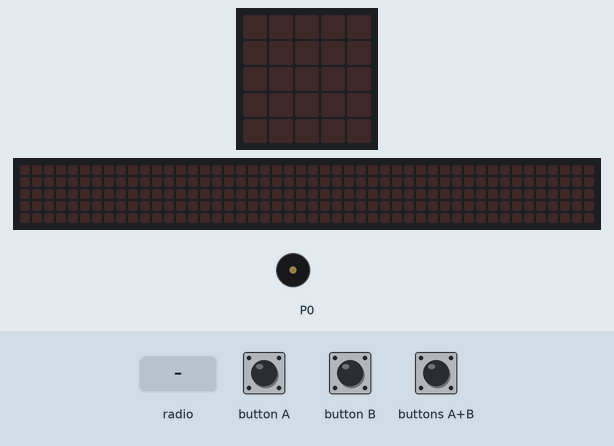
Bench run of a program on a simulated BBC micro:bit (MakeCode). Parts: the board's 5×5 LED display, a strip that is not on the board, showing the scrolling text unrolled, buzzer (waves = sounding). Inputs (shaded band) come from the test bench. The 48×5 strip is a reading aid, not a part: it shows the text the display is scrolling, unrolled, one strip-width of it at a time.

Above: at 1.2 s.
1.3 s: radio message "1" arrives
At 1.37 s:
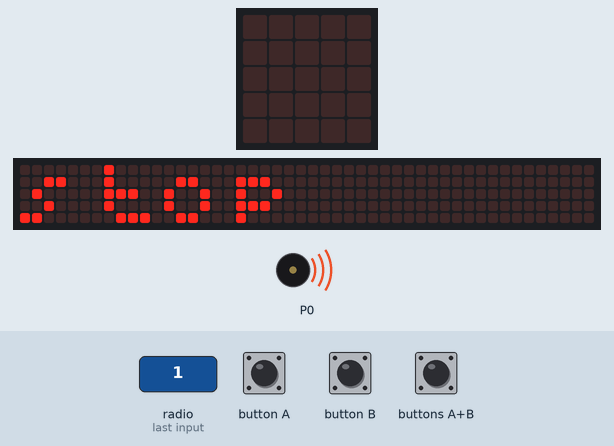
4.3 s: button A pressed for 0.15 s
At 6.34 s:
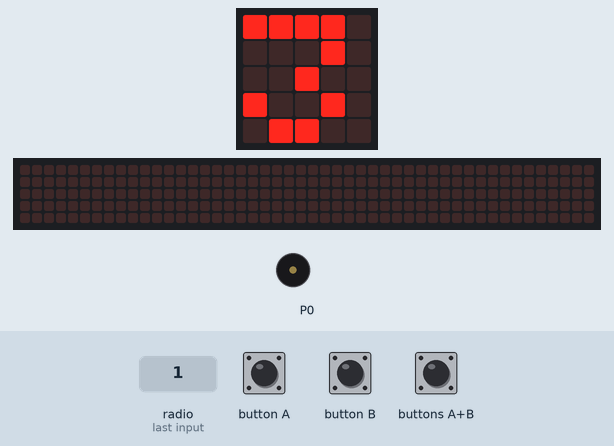
7.4 s: radio message "0" arrives
At 7.62 s:
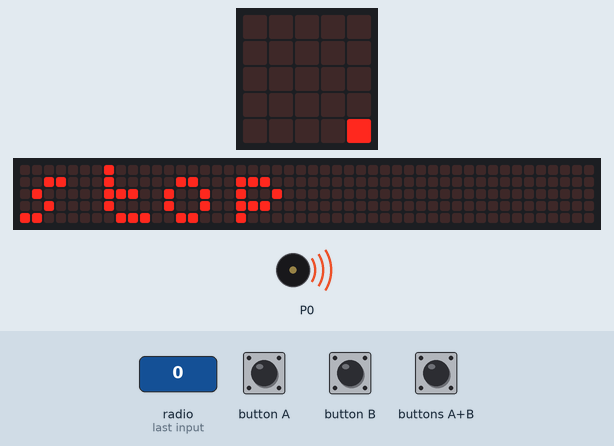
10.4 s: buttons A+B pressed for 0.15 s
At 12.06 s:
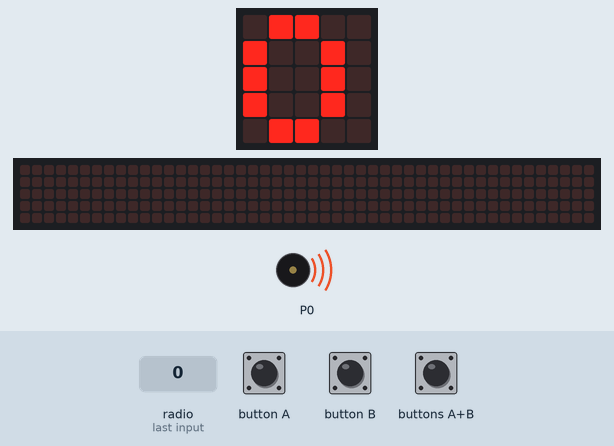
13.4 s: radio message "5" arrives
At 13.97 s:
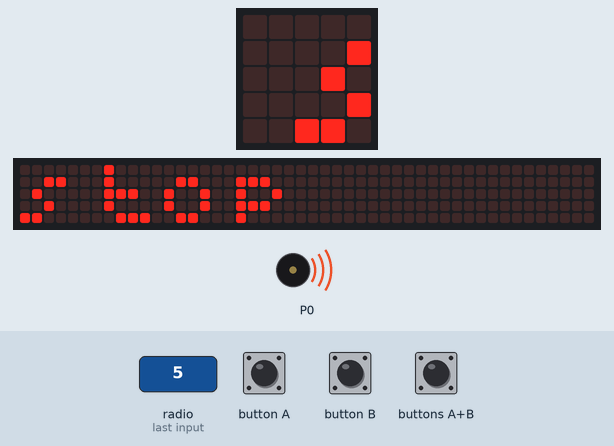
16.4 s: buttons A+B pressed for 1 s
At 19.6 s:
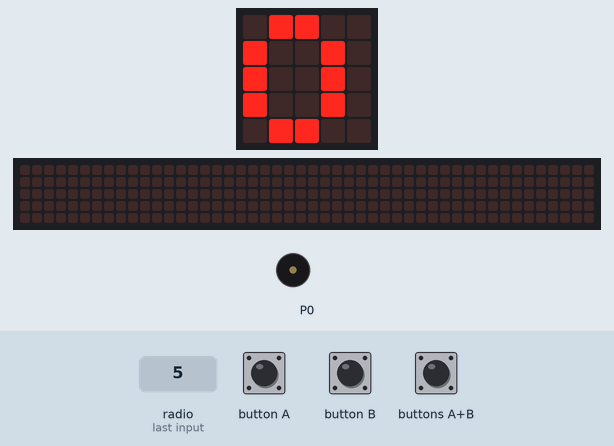
Timing chart, 0 to 21.1 s (numbered marks = the images above; inputs shaded):
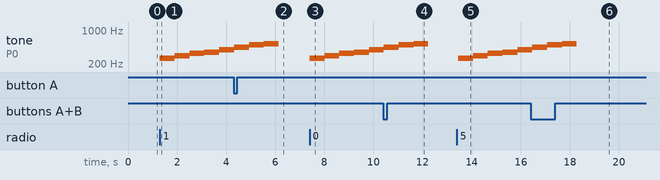

The program:

main.ts
```typescript
radio.onReceivedNumber(function (receivedNumber) {
    music.play(music.stringPlayable("C D E F G A B C5 ", 100), music.PlaybackMode.InBackground)
    basic.showString("stop")
    basic.showLeds(`
        . . . . .
        . . . . .
        . . . . .
        . . . . .
        . . . . .
        `)
    radio.setGroup(0)
})
input.onButtonPressed(Button.A, function () {
    radio.setGroup(3)
    basic.showNumber(3)
    basic.pause(1000)
    basic.showLeds(`
        . . . . .
        . . . . .
        . . . . .
        . . . . .
        . . . . .
        `)
})
input.onButtonPressed(Button.AB, function () {
    radio.setGroup(0)
    basic.showNumber(0)
    basic.pause(1000)
    basic.showLeds(`
        . . . . .
        . . . . .
        . . . . .
        . . . . .
        . . . . .
        `)
})
radio.onReceivedString(function (receivedString) {
    music.play(music.stringPlayable("C5 B A G F E D C ", 100), music.PlaybackMode.InBackground)
    basic.showString(receivedString)
    basic.showLeds(`
        . . . . .
        . . . . .
        . . . . .
        . . . . .
        . . . . .
        `)
    radio.setGroup(4)
    radio.sendString(receivedString)
    radio.setGroup(3)
})
radio.setGroup(3)
```

test.ts
```typescript
// 在這裡測試；當此封包作為擴充功能時，將不會編譯此內容。
```

Measured:
- after the input at 1.3 s, tone on P0: plays 262 Hz for 0.61 s, 294 Hz for 0.61 s, 330 Hz for 0.61 s, 349 Hz for 0.61 s, 392 Hz for 0.58 s, starting at once; the display: changes at once (image 1)
- after the input at 4.3 s, the display: first differs from a run without the input after 1.5 s (image 2)
- after the input at 7.4 s, tone on P0: plays 262 Hz for 0.61 s, 294 Hz for 0.61 s, 330 Hz for 0.61 s, 349 Hz for 0.61 s, 392 Hz for 0.58 s, starting at once; the display: first changes at once (image 3 shows a later state)
- after the input at 10.4 s, the display: first differs from a run without the input after 1.5 s (image 4)
- after the input at 13.4 s, tone on P0: plays 262 Hz for 0.61 s, 294 Hz for 0.61 s, 330 Hz for 0.61 s, 349 Hz for 0.61 s, 392 Hz for 0.53 s, starting after 0.05 s; the display: first changes after 0.05 s (image 5 shows a later state)
- after the input at 16.4 s, the display: first differs from a run without the input after 2.4 s (image 6)
- what the display in image 2 shows lasts 0.8 s, from 5.8 s to 6.6 s
